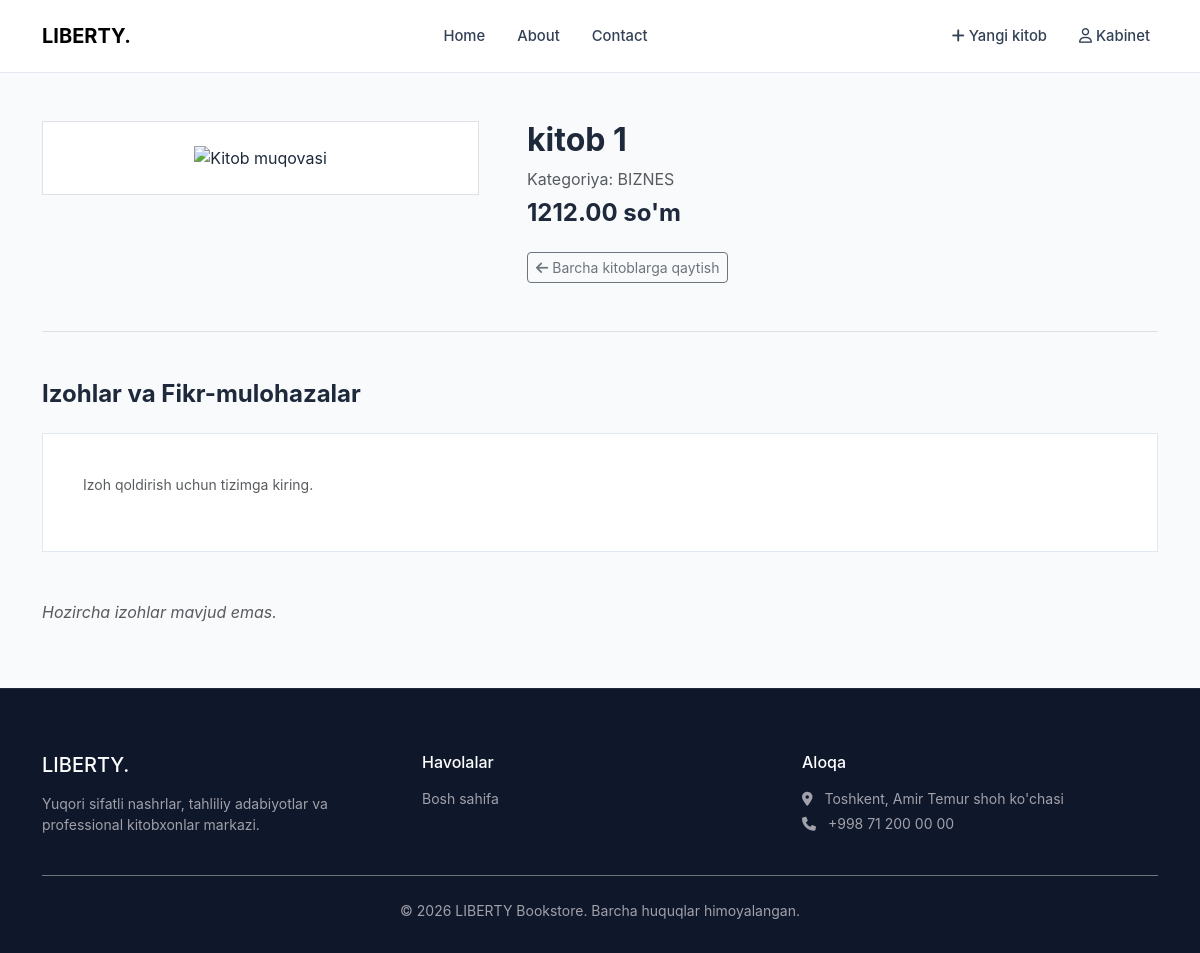
Before: /book/1/ with the older database file.
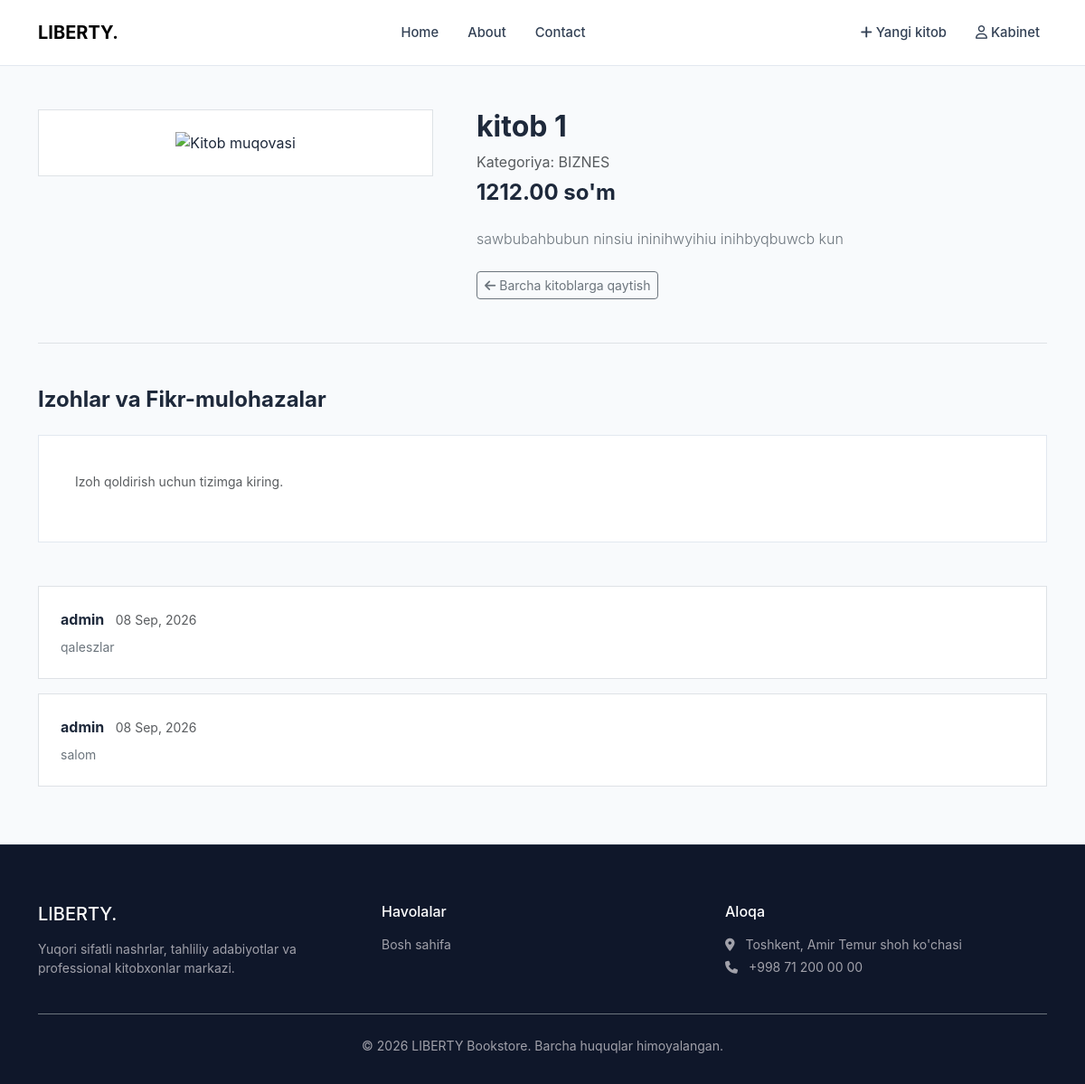
After: the same page with the newer database file.
### main/models.py (models this page shows, shortened)
class Book(models.Model):
    title = models.CharField(max_length=255)
    introduction = models.TextField(null=True, blank=True)
    price = models.DecimalField(max_digits=10, decimal_places=2)
    image = models.ImageField(upload_to="images/", null=True, blank=True)
    created = models.DateTimeField(auto_now_add=True)
    updated = models.DateTimeField(auto_now=True)
    published = models.BooleanField(default=True)
    category = models.ForeignKey(Category, on_delete=models.CASCADE)
    class Meta:
        ordering = ['-created']

class Category(models.Model):
    name = models.CharField(max_length=255, unique=True)

class Comment(models.Model):
        text=models.CharField(max_length=500)
        created=models.DateTimeField(auto_now_add=True)
        book=models.ForeignKey(Book, on_delete=models.CASCADE)
        user=models.ForeignKey(User, on_delete=models.CASCADE)

### main/views.py (the view)
# urls.py: path('book/<int:book_id>/', book_detail, name='book_detail'),
def book_detail(request, book_id):
    book = get_object_or_404(Book, pk=book_id, published=True)
    comments = Comment.objects.filter(book_id=book_id).order_by('-created')
    context = {"book": book, "comments": comments}
    return render(request, "main/book_detail.html", context)

### templates/main/book_detail.html (shortened to what this page needs)
{%extends 'base.html'%}
{%load static%}
{%block style%}
<link rel="stylesheet" href="{%static 'css/pages.css'%}">
{%endblock%}
{%block main%}
<div class="container my-5">
  <div class="row g-5">
    <div class="col-md-5">
      <div class="p-4 bg-white border text-center">
        {%if book.image%}
        <img src="{{book.image.url}}" class="img-fluid" alt="{{book.title}}">
        {%else%}
        <img src="https://images.unsplash.com/photo-1544947950-fa07a98d237f?auto=format&fit=crop&w=500&q=80" class="img-fluid" alt="Kitob muqovasi">
        {%endif%}
      </div>
    </div>
    <div class="col-md-7">
      <h2 class="fw-bold mb-2">{{book.title}}</h2>
      <p class="text-muted mb-2">Kategoriya: {{book.category.name}}</p>
      <div class="h4 fw-bold mb-4">{{book.price}} so'm</div>
      <p class="lead fs-6 text-secondary mb-4">{{book.introduction}}</p>
      <a href="{%url 'all_books'%}" class="btn btn-outline-secondary btn-sm">
        <i class="fa-solid fa-arrow-left me-1"></i>Barcha kitoblarga qaytish
      </a>
    </div>
  </div>
  <section class="mt-5 pt-5 border-top">
    <h4 class="fw-bold mb-4">Izohlar va Fikr-mulohazalar</h4>
    <div class="mb-5 contact-form-box">
      {%if request.user.is_authenticated%}
      <form method="post" action="#">
        {%csrf_token%}
        <div class="mb-3">
          <label class="form-label">Izoh qoldiring</label>
          <textarea class="form-control" rows="3" name="text" placeholder="Kitob bo'yicha fikringiz..."></textarea>
        </div>
        <button type="submit" class="custom-btn-primary">Yuborish</button>
      </form>
      {%else%}
      <p class="text-muted small">Izoh qoldirish uchun tizimga kiring.</p>
      {%endif%}
    </div>
    <div class="comment-list">
      {%for comment in comments%}
      <div class="comment-item bg-white p-4 border mb-3">
        <div class="d-flex justify-content-between mb-2">
          <div>
            <strong class="me-2">{{comment.user.username}}</strong>
            <small class="text-muted">{{comment.created|date:"d M, Y"}}</small>
          </div>
        </div>
        <p class="mb-0 text-secondary small">{{comment.text}}</p>
      </div>
      {%empty%}
      <p class="text-muted" style="font-style:italic;">Hozircha izohlar mavjud emas.</p>
      {%endfor%}
    </div>
  </section>
</div>
{%endblock%}
{%block footer%}
<div class="container">
  <div class="row g-4">
    <div class="col-md-4">
      <h5 class="text-white mb-3">LIBERTY.</h5>
      <p class="small">Yuqori sifatli nashrlar, tahliliy adabiyotlar va professional kitobxonlar markazi.</p>
    </div>
    <div class="col-md-4">
      <h6 class="text-white mb-3">Havolalar</h6>
      <ul class="list-unstyled small">
        <li><a href="{%url 'all_books'%}">Bosh sahifa</a></li>
      </ul>
    </div>
    <div class="col-md-4">
      <h6 class="text-white mb-3">Aloqa</h6>
      <p class="small mb-1"><i class="fa-solid fa-location-dot me-2"></i> Toshkent, Amir Temur shoh ko'chasi</p>
      <p class="small"><i class="fa-solid fa-phone me-2"></i> +998 71 200 00 00</p>
    </div>
  </div>
  <div class="text-center pt-4 mt-4 border-top border-secondary small">&copy; 2026 LIBERTY Bookstore. Barcha huquqlar himoyalangan.</div>
</div>
{%endblock%}

### templates/base.html (shortened to what this page needs)
<html lang="uz">
<head>
        {% include 'components/_styles.html'%}
    {% block style%}
    {%endblock%}
</head>
<body>
  <header class="site-header">
    {%block header%}
      {%include 'components/_nav.html' %}
    {%endblock header%}
  </header>
{%block main%}
  {%endblock%}
    <footer class="site-footer">
        {%block footer%}
  {%endblock%}
  </footer>
</body>
</html>

### templates/components/_styles.html
{%load static%}
<link href="https://cdn.jsdelivr.net/npm/bootstrap@5.3.0/dist/css/bootstrap.min.css" rel="stylesheet">
<link rel="stylesheet" href="https://cdnjs.cloudflare.com/ajax/libs/font-awesome/6.4.0/css/all.min.css">
<link rel="stylesheet" href="{% static 'css/main.css' %}">
<link rel="stylesheet" href="{% static 'css/header-footer.css' %}">

### templates/components/_nav.html
 <nav class="navbar navbar-expand-lg main-navbar">
       <div class="container">
        <a class="navbar-brand fw-bold tracking-wide" href="{% url 'all_books'%}">LIBERTY.</a>
        <div class="collapse navbar-collapse" id="navbarNav">
          <ul class="navbar-nav mx-auto">
            <li class="nav-item"><a class="nav-link" href="{% url 'all_books'%}">Home</a></li>
            <li class="nav-item"><a class="nav-link" href="">About</a></li>
            <li class="nav-item"><a class="nav-link" href="">Contact</a></li>
          </ul>
          <div class="d-flex align-items-center gap-3">
            <a href="{% url 'add_book'%}" class="nav-link"><i class="fa-solid fa-plus"></i> Yangi kitob</a>
            <a href="auth.html" class="nav-link"><i class="fa-regular fa-user"></i> Kabinet</a>
          </div>
        </div>
      </div>
    </nav>

### staticfiles/css/main.css (style rules this page uses)
:root { --color-slate-900: #0f172a; --color-slate-800: #1e293b; --color-slate-700: #334155; --color-slate-100: #f1f5f9; --color-slate-50: #f8fafc; --color-emerald-700: #047857; --color-emerald-800: #065f46; --color-zinc-400: #a1a1aa; --color-border: #e2e8f0; }
body { font-family: 'Inter', -apple-system, BlinkMacSystemFont, "Segoe UI", Roboto, sans-serif; background-color: var(--color-slate-50); color: var(--color-slate-800); margin: 0; padding: 0; }
a { text-decoration: none; color: inherit; }

### staticfiles/css/header-footer.css (style rules this page uses)
.site-header { background-color: #ffffff; border-bottom: 1px solid var(--color-border); }
.main-navbar { padding: 1rem 0; }
.nav-link { color: var(--color-slate-700) !important; font-size: 0.925rem; font-weight: 500; margin: 0 0.5rem; }
.site-footer { background-color: var(--color-slate-900); color: var(--color-zinc-400); padding: 4rem 0 2rem; border-top: 1px solid var(--color-slate-800); margin-top: 4rem; }

### staticfiles/css/pages.css (style rules this page uses)
.contact-form-box { background-color: #ffffff; border: 1px solid var(--color-border); padding: 2.5rem; }

Changed rows visible on the page:
changed Book "kitob 1": introduction (not shown) → "sawbubahbubun ninsiu ininihwyihiu inihbyqbuwcb kun"
added Comment: user.username "admin", created "08 Sep, 2026", text "qaleszlar"
added Comment: user.username "admin", created "08 Sep, 2026", text "salom"
Other visible differences:
text no longer shown: "Hozircha izohlar mavjud emas."
